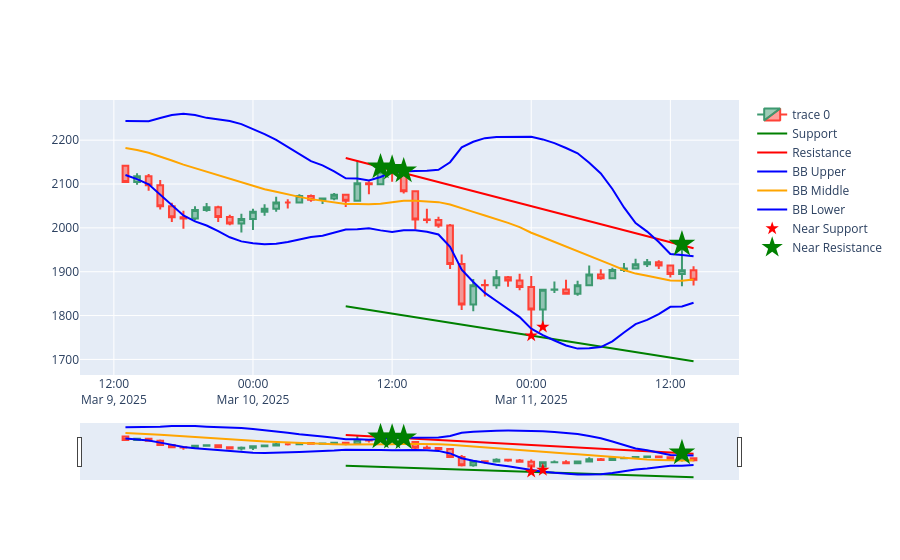

Source (notebook cell):
### Code cell
# ========= trade analyze =========
df = fetch_data_from_db(window_size=50, start_date=None, end_date=None)

# analyze with rsi and support and resistance and bollinger bands
price_range = 25
df['trade'] = 'wait'
df['trade'] = df.apply(lambda row: 'buy' if (row['close'] <= (row['support'] + 10) and row['close'] >= (row['support'] - 10) and pd.notnull(row['near_resistance']) and row['rsi'] < 35) else row['trade'], axis=1)
df['trade'] = df.apply(lambda row: 'sell' if (row['close'] <= (row['resistance'] + 10) and row['close'] >= (row['resistance'] - 10) and pd.notnull(row['near_bb_resistance']) and row['rsi'] > 65) else row['trade'], axis=1)
df['near_resistance'] = df.apply(lambda row: row['high'] if (abs(row['resistance'] - row['high'])) <= price_range and abs(row['bb_upper'] - row['high']) <= price_range else row['near_resistance'], axis=1)
df['near_resistance'] = df.apply(lambda row: row['high'] if (abs(row['resistance'] - row['high'])) <= price_range and abs(row['bb_upper'] - row['high']) <= price_range and pd.notnull(row['near_bb_resistance'] and row['rsi'] > 70) else row['near_resistance'], axis=1)
# df['near_support'] = df.apply(lambda row: row['low'] if (abs(row['support'] - row['low'])) <= price_range and abs(row['bb_lower'] - row['low']) <= price_range and pd.notnull(row['near_bb_support'] and row['rsi'] < 30) else row['near_support'], axis=1)
# Plot candlestick chart with support, resistance, and Bollinger Bands
fig = go.Figure(data=[go.Candlestick(x=df.index,
                open=df['open'],
                high=df['high'],
                low=df['low'],
                close=df['close'])])
fig.add_trace(go.Scatter(x=df.index, y=df['support'], mode='lines', name='Support', line=dict(color='green')))
fig.add_trace(go.Scatter(x=df.index, y=df['resistance'], mode='lines', name='Resistance', line=dict(color='red')))
fig.add_trace(go.Scatter(x=df.index, y=df['bb_upper'], mode='lines', name='BB Upper', line=dict(color='blue')))
fig.add_trace(go.Scatter(x=df.index, y=df['bb_middle'], mode='lines', name='BB Middle', line=dict(color='orange')))
fig.add_trace(go.Scatter(x=df.index, y=df['bb_lower'], mode='lines', name='BB Lower', line=dict(color='blue')))
fig.add_trace(go.Scatter(x=df.index, y=df['near_support'], mode='markers', name='Near Support', marker=dict(symbol='star', color='red', size=10)))
fig.add_trace(go.Scatter(x=df.index, y=df['near_resistance'], mode='markers', name='Near Resistance', marker=dict(symbol='star',color='green', size=20)))
# fig.add_trace(go.Scatter(x=df.index, y=df['near_bb_support'], mode='markers', name='Near BB Support', marker=dict(symbol='star', color='blue', size=10)))
# fig.add_trace(go.Scatter(x=df.index, y=df['near_bb_resistance'], mode='markers', name='Near BB Resistance', marker=dict(color='red', size=10)))
fig.show()
